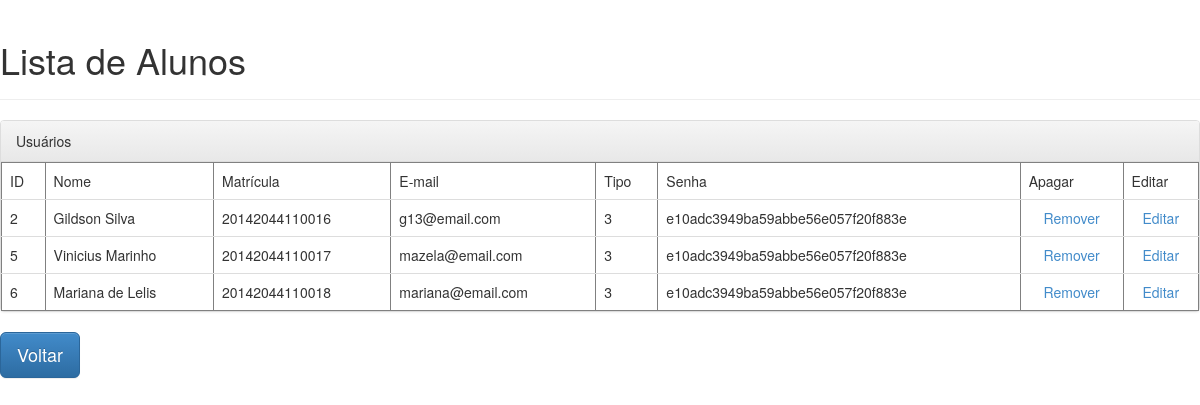
/lista_aluno, run on the app's committed database.
### projeto/models.py (models this page shows, shortened)
class Usuario(db.Model):
	__tablename__ = 'usuario'
	_id = db.Column(db.Integer, primary_key=True, autoincrement=True)
	usuario = db.Column(db.String(50), unique=True)
	matricula = db.Column(db.String, unique=True)
	email = db.Column(db.String, unique=True)
	senha = db.Column(db.String(32))
	role = db.Column(db.Integer)
	ativo = db.Column(db.Boolean)

### projeto/views/home.py (the view)
@home.route("/lista_aluno")
def lista_aluno():
	usuarios = Usuario.query.filter(Usuario.role==3)
	return render_template("home/lista_aluno.html", usuarios=usuarios)

### projeto/templates/home/lista_aluno.html (shortened to what this page needs)
<!DOCTYPE html>
<html>
	<head>
		<link rel="stylesheet" href="static/css/bootstrap.min.css">
		<link rel="stylesheet" href="static/css/bootstrap-theme.min.css">
	<body>
		<div class="page-header">
			<h1>Lista de Alunos</h1>
		</div>
    <div class="panel panel-default">
      <div class="panel-heading">Usuários</div>
        <table class="table" border="1">
          <tr>
          <td>ID</td>
          <td>Nome</td>
          <td>Matrícula</td>
          <td>E-mail</td>
          <td>Tipo</td>
          <td>Senha</td>
          <td>Apagar</td>
          <td>Editar</td>
        </tr>
        {% for usuario in usuarios %}
          <tr>
            <td>{{ usuario._id }}</td>
            <td>{{ usuario.usuario }}</td>
            <td>{{ usuario.matricula }}</td>
            <td>{{ usuario.email }}</td>
            <td>{{ usuario.role }}</td>
            <td>{{ usuario.senha}}</td>
            <td><center><a href="/excluir/{{ usuario._id }}">Remover</a></center></td>
            <td><center><a href="/atualizar/{{ usuario._id }}">Editar</a></center></td>
          </tr>
        {% endfor %}
        </table>
      </div>
		<a class="btn btn-primary btn-lg" href="{{ url_for('home.login') }}" role="button">Voltar</a>
	</body>
</html>

### data on the page
Usuario: _id "2", usuario "Gildson Silva", matricula "20142044110016", email "g13@email.com", role "3", senha "e10adc3949ba59abbe56e057f20f883e"
Usuario: _id "5", usuario "Vinicius Marinho", matricula "20142044110017", email "mazela@email.com", role "3", senha "e10adc3949ba59abbe56e057f20f883e"
Usuario: _id "6", usuario "Mariana de Lelis", matricula "20142044110018", email "mariana@email.com", role "3", senha "e10adc3949ba59abbe56e057f20f883e"
